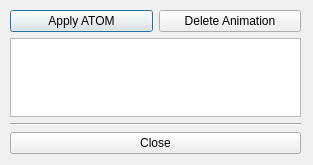
<?xml version="1.0" encoding="UTF-8"?>
<ui version="4.0">
 <class>Dialog</class>
 <widget class="QDialog" name="Dialog">
  <property name="geometry">
   <rect>
    <x>0</x>
    <y>0</y>
    <width>313</width>
    <height>165</height>
   </rect>
  </property>
  <property name="windowTitle">
   <string>Dialog</string>
  </property>
  <widget class="QWidget" name="verticalLayoutWidget">
   <property name="geometry">
    <rect>
     <x>10</x>
     <y>10</y>
     <width>291</width>
     <height>144</height>
    </rect>
   </property>
   <layout class="QVBoxLayout" name="verticalLayout">
    <item>
     <layout class="QHBoxLayout" name="horizontalLayout">
      <item>
       <widget class="QPushButton" name="pushButtonATOM">
        <property name="text">
         <string>Apply ATOM</string>
        </property>
       </widget>
      </item>
      <item>
       <widget class="QPushButton" name="pushButtonDelete">
        <property name="minimumSize">
         <size>
          <width>125</width>
          <height>0</height>
         </size>
        </property>
        <property name="text">
         <string>Delete Animation</string>
        </property>
       </widget>
      </item>
     </layout>
    </item>
    <item>
     <widget class="QListView" name="atom_listView">
      <property name="resizeMode">
       <enum>QListView::Adjust</enum>
      </property>
     </widget>
    </item>
    <item>
     <widget class="Line" name="line">
      <property name="orientation">
       <enum>Qt::Horizontal</enum>
      </property>
     </widget>
    </item>
    <item>
     <widget class="QPushButton" name="pushButtonClose">
      <property name="minimumSize">
       <size>
        <width>125</width>
        <height>0</height>
       </size>
      </property>
      <property name="text">
       <string>Close</string>
      </property>
     </widget>
    </item>
   </layout>
  </widget>
 </widget>
 <resources/>
 <connections/>
</ui>
